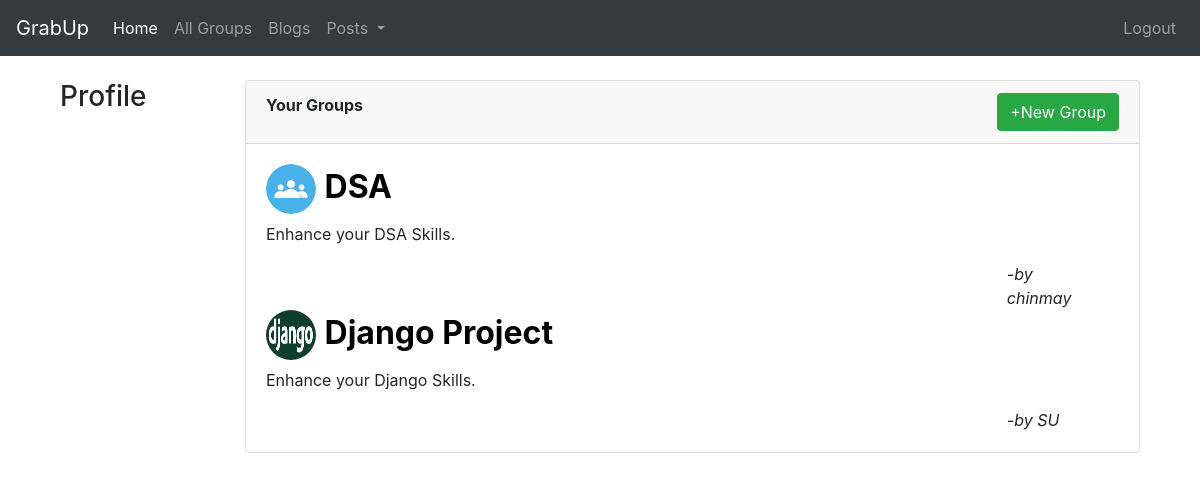
/ (signed in), run on the app's committed database.
### blog/models.py (models this page shows, shortened)
class Group(models.Model):
    name=models.CharField(max_length=70,null=False)
    img=models.ImageField(blank=True,null=True)
    disc=models.TextField(null=False)
    creater=models.ForeignKey(User,on_delete=models.CASCADE,null=False)

### blog/views.py (the view)
# urls.py: path("",views.index,name="index"),
def index(request):
    user=User.objects.get(username=request.user.username)
    belong=Belong.objects.filter(user=user)
    group_list=[]
    for b in belong:
        group_list.append(b.group)
    context={"group_list":group_list}
    return render(request,"blog/index.html",context)

### blog/templates/blog/index.html (shortened to what this page needs)
{% extends 'blog/base.html' %}
{% load static %}
{% block body %}
<div class="container">
    <div class="row mt-4">
        <div class="col col-lg-2">
            <h3>Profile</h3>
        </div>
        <div class="col col-lg-10">
            <div class="card shadow-lg ">
                <div class="card-header">
                    <strong>Your Groups</strong>
                    <div class="float-right">
                        <a href="{% url 'group_form' %}"><button type="button" class="btn btn-success" >+New Group</button></a>
                    </div>
                </div>
                <div class="card-body">
                    {% for group in group_list %}
                    <div class="row">
                        <div class="col col-lg-12">
                            <span>
                                <h2><a href="{% url 'group' group.id %}">
                                    {% if group.img %}
                                    <img src="media/{{group.img}}" style="height: 50px;width:50px;border-radius: 50%;">
                                    {%else%}
                                    <img src="{% static 'images/group.png' %}" style="height: 50px;width:50px;border-radius: 50%;">
                                    {%endif%}
                                    <strong style="color: black">{{group.name}}</strong></a>
                                </h2>
                            </span>
                            <p>{{group.disc}}</p>
                        </div>
                    </div>
                    <div class=" col col-lg-2 ml-auto">
                        <div class="container ml-auto"><i>-by {{group.creater}}</i></div>
                    </div>
                    {%endfor%}
                </div>
            </div>
        </div>
    </div>
</div>
{%endblock%}

### data on the page
Group: name "DSA", disc "Enhance your DSA Skills.", creater "chinmay"
Group: img (picture), name "Django Project", disc "Enhance your Django Skills.", creater "SU"
